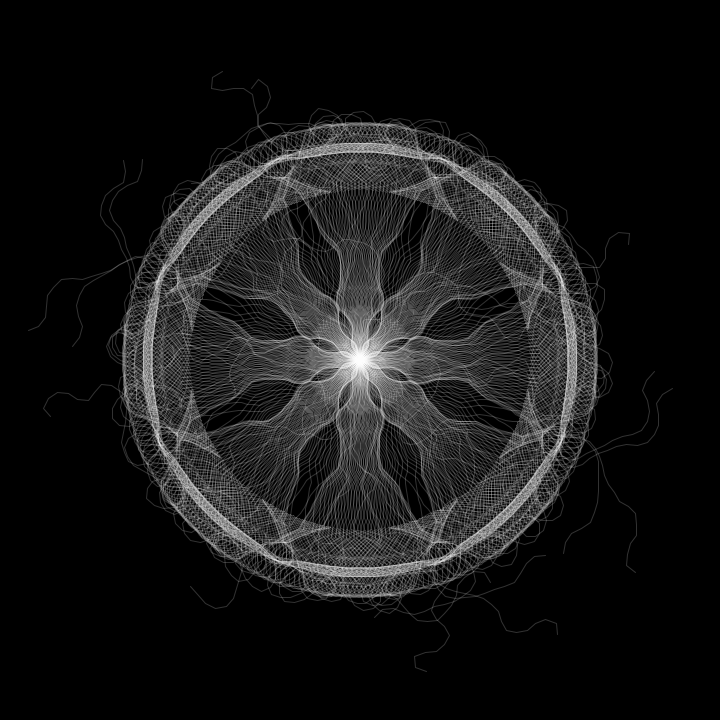
Frame 1 (no input)
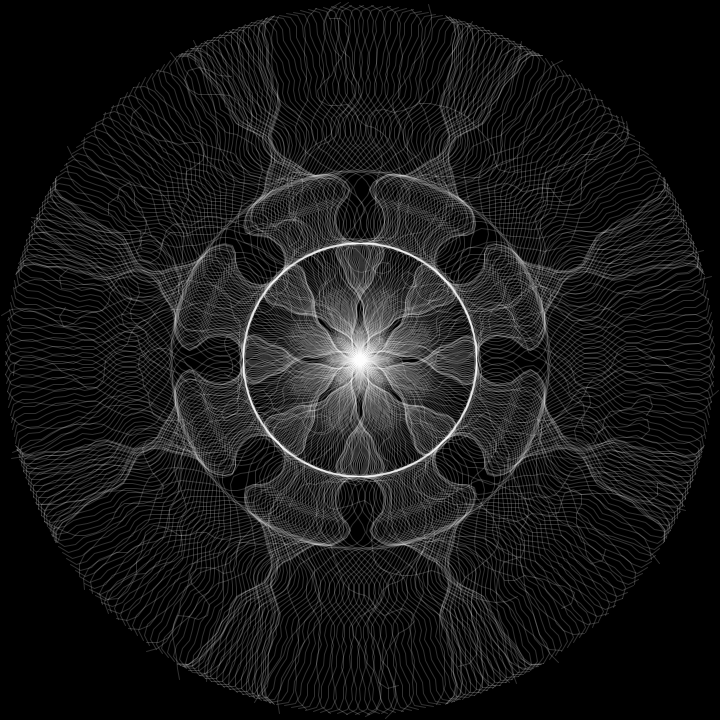
Frame 60 (the mouse pressed at the canvas centre just before this capture)
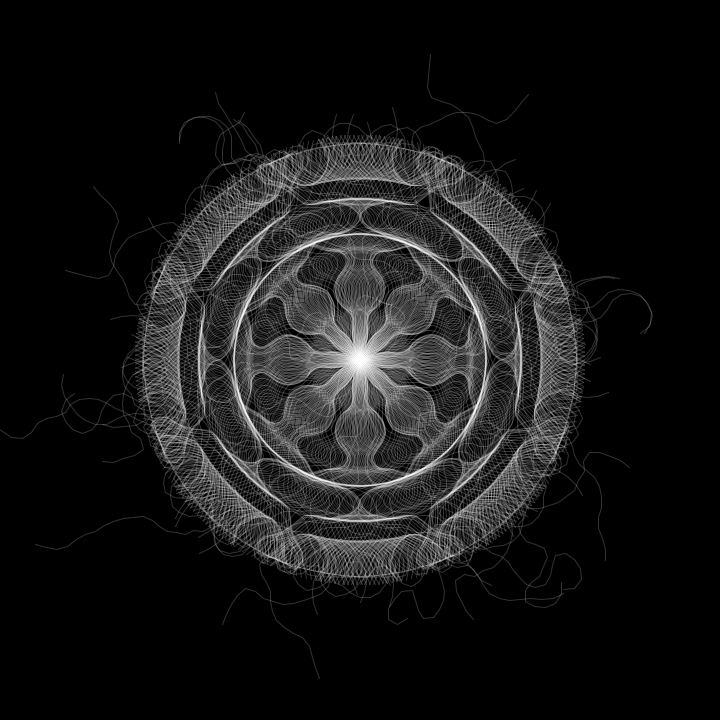
Frame 120 (the mouse held since frame 60 and released just before this capture)

The Processing sketch that drew these frames (run headless with seeded random() and noise(); from frame 60 on, the mouse is pressed at the canvas centre):

// Processing sketch: sketch_221028f
// ── sketch_221028f.pde
// こちらがオリジナルです。
// 【作者】はぅ君さん
// 【作品名】つぶやきCoding | 2022/10/20
// https://0000.studio/haukun/broadcasts/cabc0564-f8bd-4e33-bdac-d3f60972403e/archive
// https://twitter.com/Hau_kun

float t=0;
void setup() {
  size(720, 720);
}
void draw() {
  t+=.05;
  background(0, 50);
  noFill();
  stroke(255, 50);
  float F=1;
  for (float r=0; r<TAU; r+=.01) {
    F=-F;
    beginShape();
    float X=360;
    float Y=360;
    for (float d=0; d<80; d++) {
      float R;
      vertex(X+=cos(R=r+(noise(tan(r*4)/50, d/9-t)-.5)*d/6*F)*d/7, Y+=sin(R)*d/7);
    }
    endShape();
  }
}
